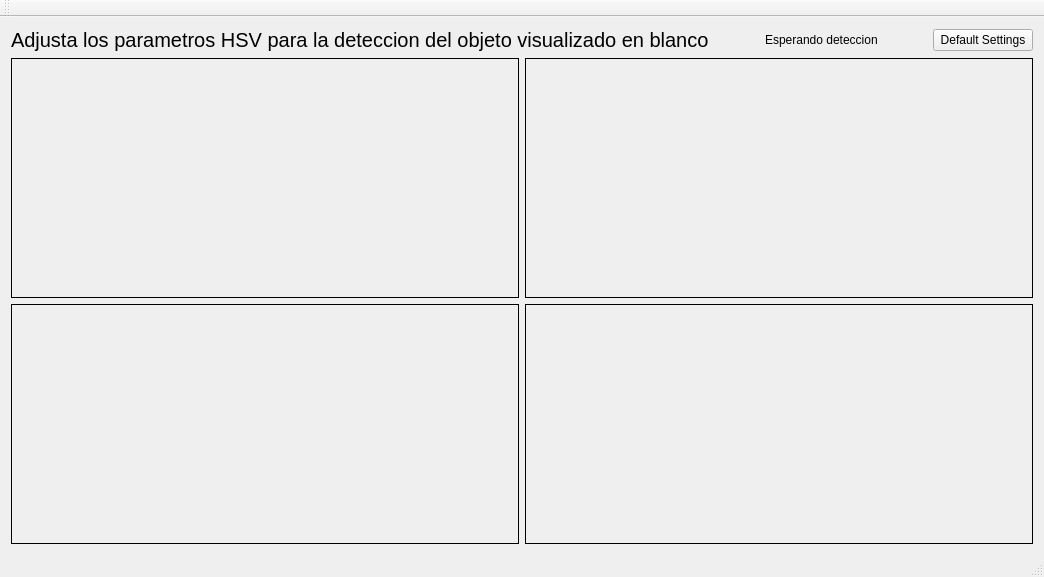
<?xml version="1.0" encoding="UTF-8"?>
<ui version="4.0">
 <class>MainWindow</class>
 <widget class="QMainWindow" name="MainWindow">
  <property name="geometry">
   <rect>
    <x>0</x>
    <y>0</y>
    <width>1044</width>
    <height>577</height>
   </rect>
  </property>
  <property name="sizePolicy">
   <sizepolicy hsizetype="Preferred" vsizetype="Preferred">
    <horstretch>30</horstretch>
    <verstretch>30</verstretch>
   </sizepolicy>
  </property>
  <property name="windowTitle">
   <string>MainWindow</string>
  </property>
  <widget class="QWidget" name="centralWidget">
   <layout class="QVBoxLayout" name="verticalLayout_4" stretch="0,20">
    <item>
     <layout class="QHBoxLayout" name="horizontalLayout">
      <item>
       <widget class="QLabel" name="label_7">
        <property name="font">
         <font>
          <pointsize>15</pointsize>
         </font>
        </property>
        <property name="text">
         <string>Adjusta los parametros HSV para la deteccion del objeto visualizado en blanco</string>
        </property>
       </widget>
      </item>
      <item>
       <spacer name="horizontalSpacer">
        <property name="orientation">
         <enum>Qt::Horizontal</enum>
        </property>
        <property name="sizeHint" stdset="0">
         <size>
          <width>40</width>
          <height>20</height>
         </size>
        </property>
       </spacer>
      </item>
      <item>
       <widget class="QLabel" name="label_presencia">
        <property name="text">
         <string>Esperando deteccion</string>
        </property>
       </widget>
      </item>
      <item>
       <spacer name="horizontalSpacer_2">
        <property name="orientation">
         <enum>Qt::Horizontal</enum>
        </property>
        <property name="sizeHint" stdset="0">
         <size>
          <width>40</width>
          <height>20</height>
         </size>
        </property>
       </spacer>
      </item>
      <item>
       <widget class="QPushButton" name="defaultButton">
        <property name="text">
         <string> Default Settings </string>
        </property>
       </widget>
      </item>
     </layout>
    </item>
    <item>
     <layout class="QHBoxLayout" name="horizontalLayout_2">
      <item>
       <layout class="QVBoxLayout" name="verticalLayout">
        <item>
         <widget class="QLabel" name="opencvFrame_1">
          <property name="minimumSize">
           <size>
            <width>0</width>
            <height>0</height>
           </size>
          </property>
          <property name="maximumSize">
           <size>
            <width>123234</width>
            <height>34535</height>
           </size>
          </property>
          <property name="frameShape">
           <enum>QFrame::Box</enum>
          </property>
          <property name="text">
           <string/>
          </property>
          <property name="textFormat">
           <enum>Qt::AutoText</enum>
          </property>
          <property name="scaledContents">
           <bool>false</bool>
          </property>
         </widget>
        </item>
        <item>
         <widget class="QLabel" name="opencvFrame_3">
          <property name="minimumSize">
           <size>
            <width>0</width>
            <height>0</height>
           </size>
          </property>
          <property name="maximumSize">
           <size>
            <width>123234</width>
            <height>34535</height>
           </size>
          </property>
          <property name="frameShape">
           <enum>QFrame::Box</enum>
          </property>
          <property name="text">
           <string/>
          </property>
          <property name="textFormat">
           <enum>Qt::AutoText</enum>
          </property>
          <property name="scaledContents">
           <bool>false</bool>
          </property>
         </widget>
        </item>
       </layout>
      </item>
      <item>
       <layout class="QVBoxLayout" name="verticalLayout_3">
        <item>
         <widget class="QLabel" name="opencvFrame_2">
          <property name="minimumSize">
           <size>
            <width>0</width>
            <height>0</height>
           </size>
          </property>
          <property name="maximumSize">
           <size>
            <width>123234</width>
            <height>34535</height>
           </size>
          </property>
          <property name="frameShape">
           <enum>QFrame::Box</enum>
          </property>
          <property name="text">
           <string/>
          </property>
          <property name="textFormat">
           <enum>Qt::AutoText</enum>
          </property>
          <property name="scaledContents">
           <bool>false</bool>
          </property>
         </widget>
        </item>
        <item>
         <widget class="QLabel" name="opencvFrame_4">
          <property name="minimumSize">
           <size>
            <width>0</width>
            <height>0</height>
           </size>
          </property>
          <property name="maximumSize">
           <size>
            <width>123234</width>
            <height>34535</height>
           </size>
          </property>
          <property name="frameShape">
           <enum>QFrame::Box</enum>
          </property>
          <property name="text">
           <string/>
          </property>
          <property name="textFormat">
           <enum>Qt::AutoText</enum>
          </property>
          <property name="scaledContents">
           <bool>false</bool>
          </property>
         </widget>
        </item>
       </layout>
      </item>
     </layout>
    </item>
   </layout>
  </widget>
  <widget class="QMenuBar" name="menuBar">
   <property name="geometry">
    <rect>
     <x>0</x>
     <y>0</y>
     <width>1044</width>
     <height>22</height>
    </rect>
   </property>
  </widget>
  <widget class="QToolBar" name="mainToolBar">
   <attribute name="toolBarArea">
    <enum>TopToolBarArea</enum>
   </attribute>
   <attribute name="toolBarBreak">
    <bool>false</bool>
   </attribute>
  </widget>
  <widget class="QStatusBar" name="statusBar"/>
 </widget>
 <layoutdefault spacing="6" margin="11"/>
 <resources/>
 <connections/>
</ui>
